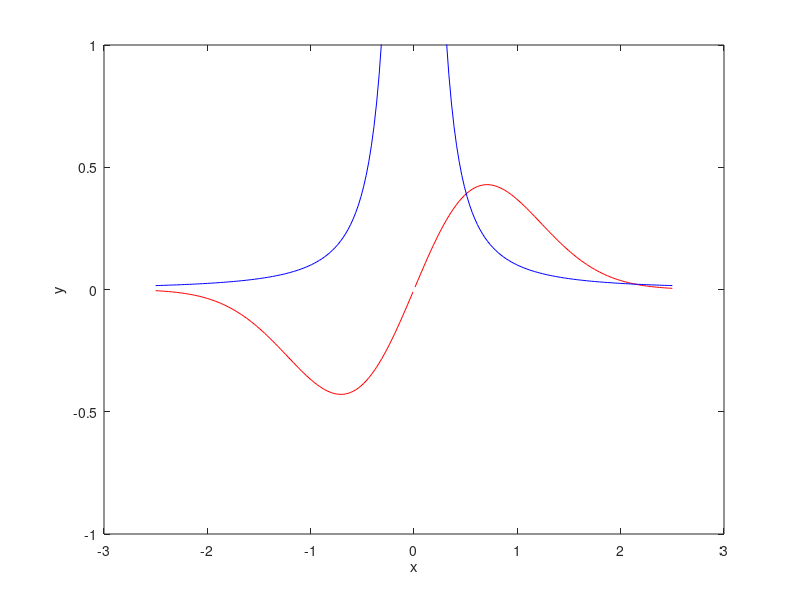

This chart was generated by the following MATLAB code:
eq1=@(x) (x.*exp(-x.*x));
eq2=@(x) (0.1./(x.*x));

x_values_1=linspace(-2.5,-0.01,100);
x_values_2=linspace(0.01,2.5,100);

y_values_1_1=eq1(x_values_1);
y_values_2_1=eq2(x_values_1);
y_values_1_2=eq1(x_values_2);
y_values_2_2=eq2(x_values_2);

plot(x_values_1,y_values_1_1,"-r",'DisplayName',"xexp(-x²)");
hold on;
plot(x_values_2,y_values_1_2,"-r",'DisplayName',"xexp(-x²)");
hold on;
plot(x_values_1,y_values_2_1,"-b",'DisplayName',"0.1/x²");
hold on;
plot(x_values_2,y_values_2_2,"-b",'DisplayName',"0.1/x²");

xlabel('x');
ylabel('y');
ylim([-1, 1]);
hold off;